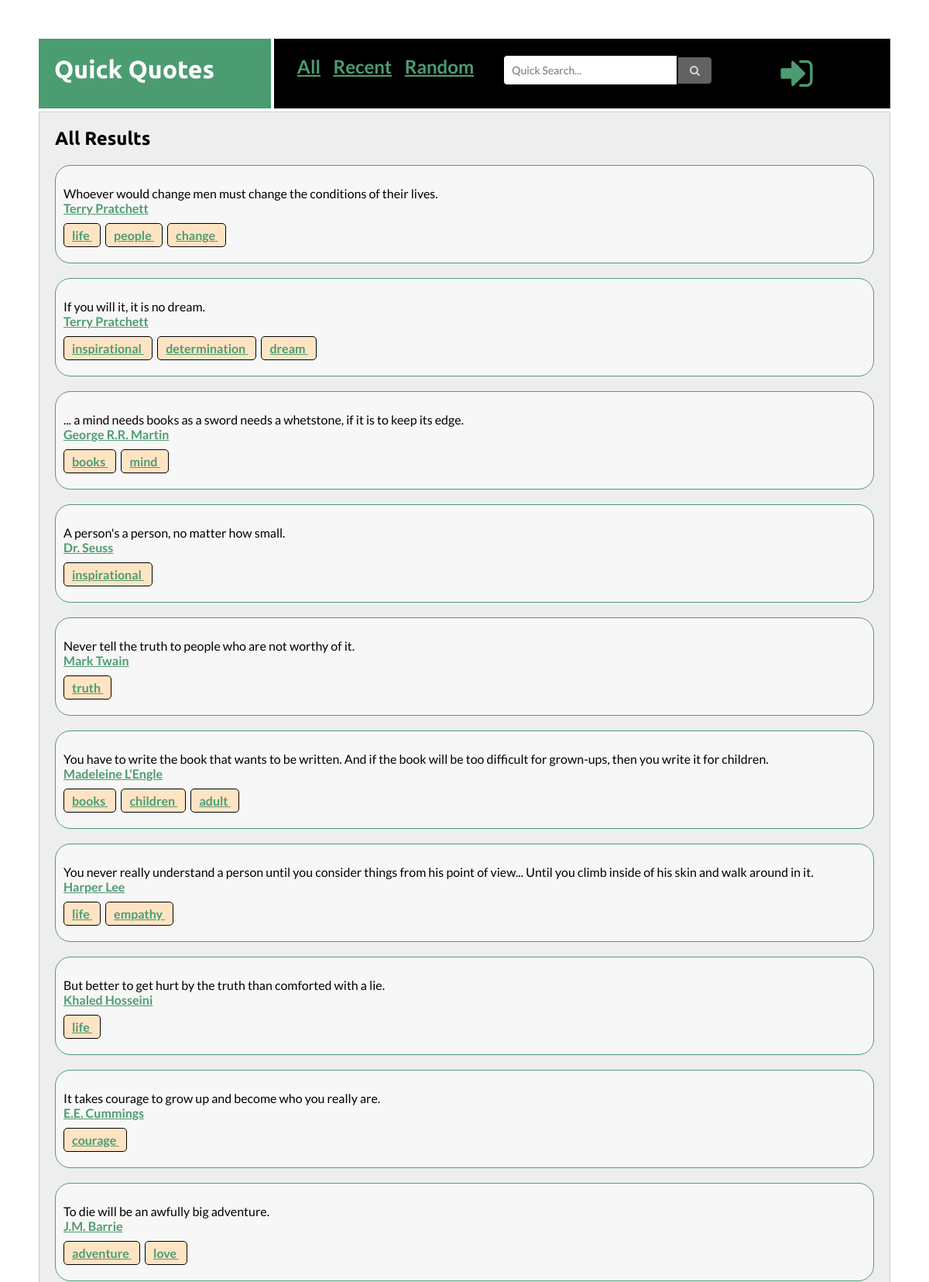
Page /index.php?page=recent (upper part) on the committed database.
### tables this page shows
CREATE TABLE `quotes` (
  `ID` int(11) NOT NULL,
  `Author_ID` int(11) NOT NULL,
  `Quote` text NOT NULL,
  `Notes` varchar(255) NOT NULL,
  `Subject1_ID` int(11) NOT NULL,
  `Subject2_ID` int(11) NOT NULL,
  `Subject3_ID` int(11) NOT NULL
);

CREATE TABLE `author` (
  `Author_ID` int(11) NOT NULL,
  `First` varchar(150) NOT NULL,
  `Middle` varchar(50) NOT NULL,
  `Last` varchar(150) NOT NULL,
  `Gender` varchar(1) NOT NULL,
  `Born` varchar(7) NOT NULL,
  `Country1_ID` int(11) NOT NULL,
  `Country2_ID` int(11) NOT NULL,
  `Career1_ID` int(11) NOT NULL,
  `Career2_ID` int(11) NOT NULL
);

CREATE TABLE `subject` (
  `Subject_ID` int(11) NOT NULL,
  `Subject` varchar(100) NOT NULL
);

### content/get_author.php (called while the page is built)
<?php
$first = $find_rs['First'];
$middle = $find_rs['Middle'];
$last = $find_rs['Last'];
$full_name = $first." ".$middle." ".$last;
?>

### content/recent.php (the view)
<h2>All Results</h2>
<?php
$find_sql = "SELECT * FROM `quotes`
JOIN author ON(`author`.`Author_ID` = `quotes`.`Author_ID`)
ORDER BY `quotes`.`ID` DESC
";
$find_query = mysqli_query($dbconnect, $find_sql);
$find_rs = mysqli_fetch_assoc($find_query);
do {
    $quote = preg_replace('/[^A-Za-z0-9.,?\s\'\-]/', ' ', $find_rs['Quote']);
    include("get_author.php");
    ?>
<div class="results">
    <p>
        <?php echo $quote; ?><br />
        <a href="index.php?page=author&authorID=<?php echo $find_rs['Author_ID'];
        ?>">
            <?php echo $full_name; ?>
        </a>
    </p>
    <?php include("show_subjects.php"); ?>
</div>
<br />
<?php
}
while($find_rs = mysqli_fetch_assoc($find_query))
?>

### content/show_subjects.php (shortened to what this page needs)
<p>
        <?php
                $sub1_ID = $find_rs['Subject1_ID'];
                $sub2_ID = $find_rs['Subject2_ID'];
                $sub3_ID = $find_rs['Subject3_ID'];
                $all_subjects = array($sub1_ID, $sub2_ID, $sub3_ID);
                foreach($all_subjects as $subject) {
                    $sub_sql = "SELECT * FROM `subject` WHERE `Subject_ID` = $subject";
                    $sub_query = mysqli_query($dbconnect, $sub_sql);
                    $sub_rs = mysqli_fetch_assoc($sub_query);
                    if($subject != 0)
                    {
                    ?>
                <span class="tag">
                    <a href="index.php?page=subjects&subjectID=<?php ?>">
                        <?php echo $sub_rs['Subject']; ?>
                    </a>
                </span> &nbsp;
            <?php
                }
                }
                ?>
    </p>

### theme/quick_quotes.css (style rules this page uses)
body { margin: auto; padding: 50px; color: #000; font-family: 'Lato', sans-serif; }
a { font-weight: bold; }
a:link { color: #4c9c72; }
h1, h2, h3, h4 { font-family: 'Ubuntu', sans-serif; }
.results { background-color: #f7f7f7; border: solid 1px #4c9c72; padding: 10px; margin-right: 20px; border-radius: 20px; }
.tag { background-color: bisque; padding: 5px; padding-left: 10px; padding-right: 10px; border: solid 1px #000; border-radius: 5px; }

### rows in the picture
quotes: Quote "Whoever would change men must change the conditions of their lives.", Author_ID.Last "Terry Pratchett"
subject: Subject "life"
subject: Subject "people"
subject: Subject "change"
quotes: Quote "If you will it, it is no dream.", Author_ID.Last "Terry Pratchett"
subject: Subject "inspirational"
subject: Subject "determination"
subject: Subject "dream"
quotes: Quote "... a mind needs books as a sword needs a whetstone, if it is to keep its edge.", Author_ID.Last "George R.R. Martin"
subject: Subject "books"
subject: Subject "mind"
quotes: Quote "A person's a person, no matter how small.", Author_ID.Last "Dr. Seuss"
quotes: Quote "Never tell the truth to people who are not worthy of it.", Author_ID.Last "Mark Twain"
subject: Subject "truth"
quotes: Quote "You have to write the book that wants to be written. And if the book will be too difficult for grown-ups, then you write it for children.", Author_ID.Last "Madeleine L'Engle"
subject: Subject "children"
subject: Subject "adult"
quotes: Quote "You never really understand a person until you consider things from his point of view... Until you climb inside of his skin and walk around in it.", Author_ID.Last "Harper Lee"
subject: Subject "empathy"
quotes: Quote "But better to get hurt by the truth than comforted with a lie.", Author_ID.Last "Khaled Hosseini"
quotes: Quote "It takes courage to grow up and become who you really are.", Author_ID.Last "E.E. Cummings"
subject: Subject "courage"
quotes: Quote "To die will be an awfully big adventure.", Author_ID.Last "J.M. Barrie"
subject: Subject "adventure"
subject: Subject "love"
